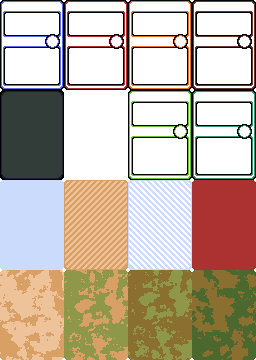
#> input picture app/assets/GAMES/dd/images/pix_cards.png, 256 x 360 px; its folder holds 5 pictures in this run
$ python cards.py
#> lines starting #> are read from the running program, lines starting #| are printed output that depends on the picture
### app/assets/GAMES/dd/double_size.py
from PIL import Image
import os

cd = os.getcwd()
sub = '/images/'


def double(fn):
    img = Image.open(cd + sub + fn)
    w, h = img.size
    img2 = img.resize((2 * w, 2 * h), Image.NEAREST)

    img2.save(cd + sub + '2x_' + fn[4:])


# [15 lines left out: functions triple, main, not called in this run]


# [2 lines that do not run on import are left out]

### app/assets/GAMES/dd/cards.py
import numpy
from PIL import Image, ImageDraw
import os
import double_size

# [58 lines left out: functions get_bottom_right, get_data, round, not called in this run]


def decompose(p, b1, b2):
    return tuple(numpy.linalg.solve(numpy.array((b1[:2], b2[:2])).T, numpy.array(p[:2])))


# [73 lines left out: functions projection, get_base, draw_card, do_the_old_thing, closest, not called in this run]


def copy(img, base, x0, y0, base_colors):
    new_colors = []
    #print(base_colors)
    draw = ImageDraw.Draw(img)
    for i in range(x0, x0+base['w']):
        for j in range(y0, y0+base['h']):
            c1 = clean(img.getpixel((i,j)))
            if c1 not in new_colors:
                new_colors.append(c1)
    bc = sorted(base_colors, key = lambda c : sum(c))
    nc = sorted(new_colors, key = lambda c: sum(c))
    palette = dict(zip(bc, nc))
    #print(palette)
    for i in range(base['w']):
        for j in range(base['h']):
            c = base[i,j]
            draw.point((x0 + i, y0 + j), fill=clean(palette[c]))

    del draw


def clean(c):
    return c if c[3] else (0,0,0,0)


def do_the_thing():
    cd = os.getcwd()
    fn = cd + '/images/pix_cards.png'
    img = Image.open(fn)
#> img is the input picture: PIL image 256x360 RGBA; mean R, G, B, A 152.6, 138.3, 121.4, 214.9

    base = {
        'w': 64,
        'h': 90,
        'cols': 4,
    }
    base_colors = []
    for i in range(base['w']):
        for j in range(base['h']):
            color = clean(img.getpixel((i, j)))
            base[i, j] = color
            if color not in base_colors:
                base_colors.append(color)
#> after the loop, base = 5763 items; base_colors = [(0, 0, 0, 0), (0, 0, 0, 255), (91, 110, 225, 255), (255, 255, 255, 255)]

    for i in [1, 2, 3, 6, 7]:
        copy(img, base,
             base['w']*(i % base['cols']),
             base['h']*(i // base['cols']),
             base_colors
             )

    img.save(fn, 'PNG')
    double_size.double('pix_cards.png')
#> in double, `img2 = img.resize((2 * w, 2 * h), Image.NEAREST)`:
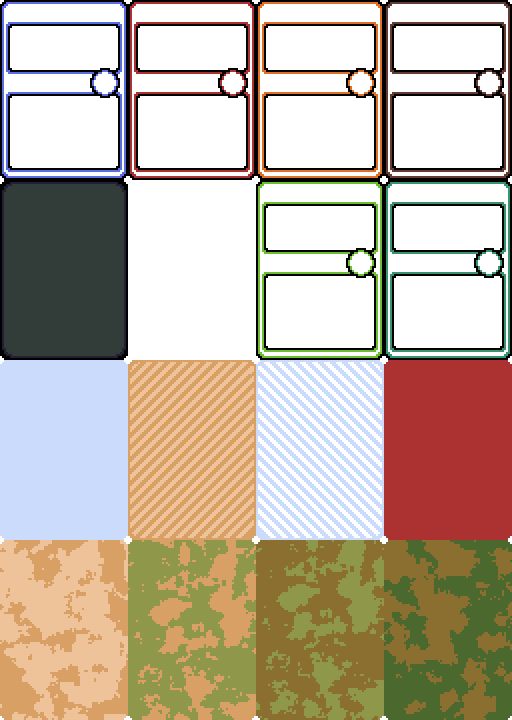
#> img2: PIL image 512x720 RGBA; mean R, G, B, A 152.6, 138.3, 121.4, 214.9; transparent parts drawn white


if __name__ == '__main__':
    do_the_thing()
